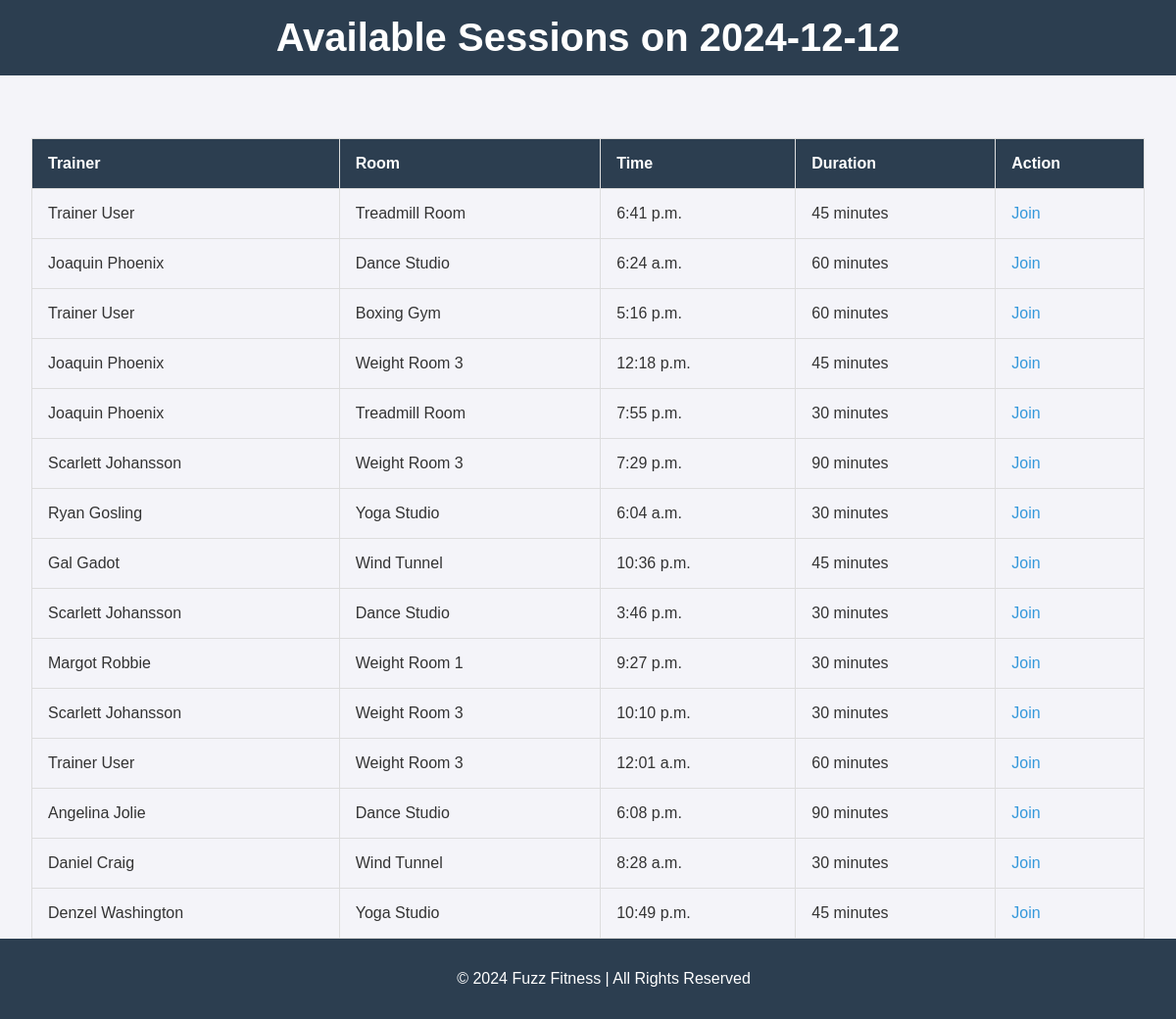
/sessions-by-date/2024-12-12/ (signed in), run on an earlier commit of the app's database.
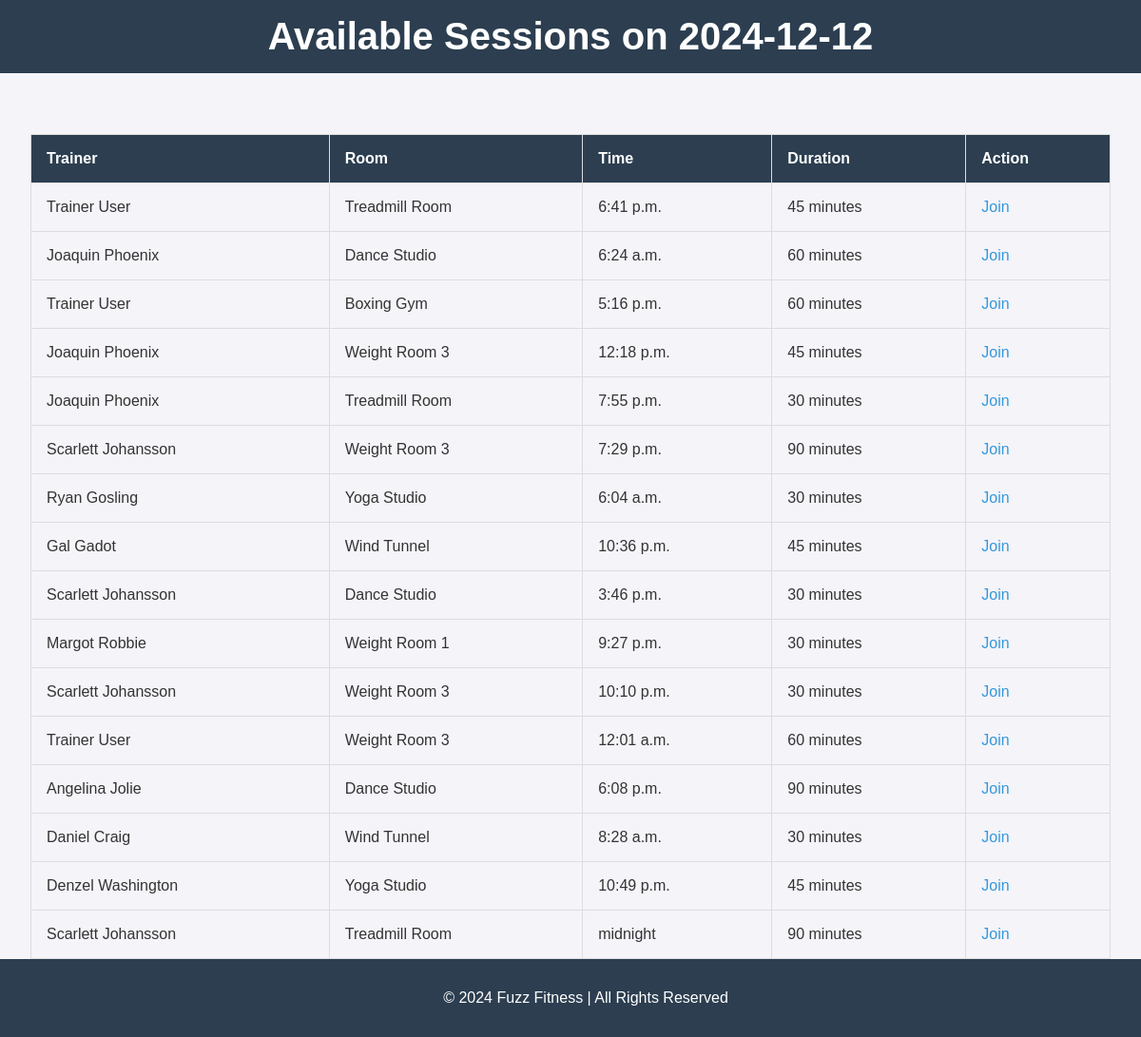
And on a later commit of the database.
### fitness_app/models.py (models this page shows, shortened)
class TrainingSession(models.Model):
    trainer = models.ForeignKey('Trainer', on_delete=models.CASCADE)
    space = models.ForeignKey('Space', on_delete=models.CASCADE)
    date = models.DateField()
    time = models.TimeField()
    duration = models.PositiveIntegerField()  # Duration in minutes

class Trainer(models.Model):
    trainer_id = models.AutoField(primary_key=True)
    first_name = models.CharField(max_length=50)
    last_name = models.CharField(max_length=50)

class Space(models.Model):
    YOGA_STUDIO = "Yoga Studio"
    TREADMILL_ROOM = "Treadmill Room"
    WEIGHT_ROOM_1 = "Weight Room 1"
    WEIGHT_ROOM_2 = "Weight Room 2"
    WEIGHT_ROOM_3 = "Weight Room 3"
    BOXING_GYM = "Boxing Gym"
    CROSSFIT_GYM = "CrossFit Gym"
    WIND_TUNNEL = "Wind Tunnel"
    DANCE_STUDIO = "Dance Studio"
    SPACE_CHOICES = [
        (YOGA_STUDIO, "Yoga Studio"),
        (TREADMILL_ROOM, "Treadmill Room"),
        (WEIGHT_ROOM_1, "Weight Room 1"),
        (WEIGHT_ROOM_2, "Weight Room 2"),
        (WEIGHT_ROOM_3, "Weight Room 3"),
        (BOXING_GYM, "Boxing Gym"),
        (CROSSFIT_GYM, "CrossFit Gym"),
        (WIND_TUNNEL, "Wind Tunnel"),
        (DANCE_STUDIO, "Dance Studio"),
    ]
    name = models.CharField(max_length=50, choices=SPACE_CHOICES, unique=True)

### fitness_app/views.py (the view)
# urls.py: path('sessions-by-date/<str:selected_date>/', views.sessions_by_date, name='sessions_by_date'),
@login_required
def sessions_by_date(request, selected_date):
    selected_duration = request.GET.get('duration', '')
    selected_space = request.GET.get('space', '')
    session_filter = Q(date=selected_date)
    if selected_duration:
        session_filter &= Q(duration=selected_duration)
    if selected_space:
        session_filter &= Q(space__name=selected_space)
    sessions = TrainingSession.objects.filter(session_filter)
    context = {
        'selected_date': selected_date,
        'sessions': sessions,
    }
    return render(request, 'sessions_by_date.html', context)

### fitness_app/templates/sessions_by_date.html (shortened to what this page needs)
{% load static %}
<!DOCTYPE html>
<html lang="en">
<head>
    <link rel="stylesheet" href="{% static 'css/style.css' %}">
</head>
<body>
    <header>
        <h1>Available Sessions on {{ selected_date }}</h1>
    </header>
    <main>
        {% if sessions %}
            <table>
                <thead>
                    <tr>
                        <th>Trainer</th>
                        <th>Room</th>
                        <th>Time</th>
                        <th>Duration</th>
                        <th>Action</th>
                    </tr>
                </thead>
                <tbody>
                    {% for session in sessions %}
                        <tr>
                            <td>{{ session.trainer.first_name }} {{ session.trainer.last_name }}</td>
                            <td>{{ session.space.name }}</td>
                            <td>{{ session.time }}</td>
                            <td>{{ session.duration }} minutes</td>
                            <td>
                                <a href="{% url 'join_session' session.id %}" class="button">Join</a>
                            </td>
                        </tr>
                    {% endfor %}
                </tbody>
            </table>
        {% else %}
            <p>No sessions available on this date.</p>
        {% endif %}
        <div class="navigation-buttons">
            <a href="{% url 'available_dates' %}" class="button">Back to Dates</a>
            <a href="{% url 'member_dashboard' %}" class="button">Back to Dashboard</a>
        </div>
    </main>
    <footer>
        <p>&copy; 2024 Fuzz Fitness | All Rights Reserved</p>
    </footer>
</body>
</html>

### static/css/style.css (style rules this page uses)
body { font-family: 'Arial', sans-serif; margin: 0; padding: 0; background-color: #f4f4f9; color: #333; }
header { background-color: #2c3e50; color: white; padding: 1rem 2rem; text-align: center; }
header h1 { margin: 0; font-size: 2.5rem; }
footer { background-color: #2c3e50; color: white; text-align: center; padding: 1rem; position: fixed; bottom: 0; width: 100%; }
main { padding: 2rem; text-align: center; }
a { color: #3498db; text-decoration: none; }
table { width: 100%; border-collapse: collapse; margin: 2rem 0; }
table th, table td { border: 1px solid #ddd; padding: 1rem; text-align: left; }
table th { background-color: #2c3e50; color: white; }

What changed in the data, as far as the page shows it:
added TrainingSession: trainer.first_name "Scarlett", trainer.last_name "Johansson", space.name "Treadmill Room", time "midnight", duration "90"
